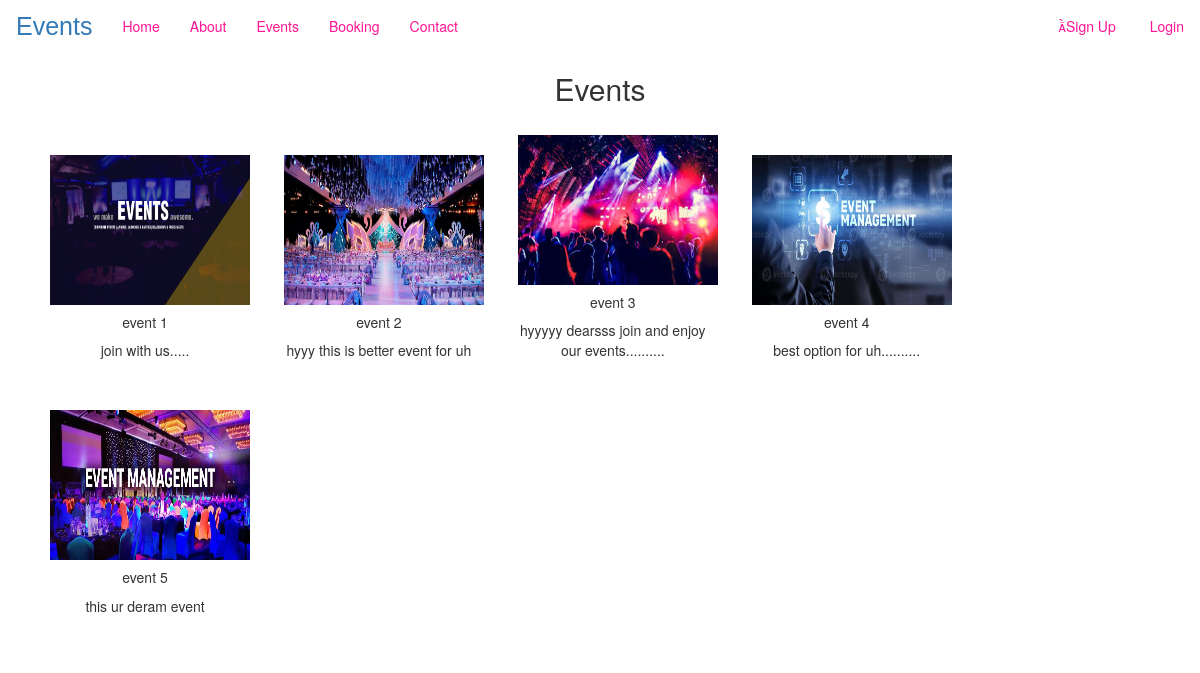
Screenshot of /events/ with the database file from the repository.
### eventapp/models.py (models this page shows, shortened)
class Event(models.Model):
    img=models.ImageField(upload_to="pic")
    name=models.CharField(max_length=50)
    desc=models.CharField(max_length=50)

### eventapp/views.py (the view)
# urls.py: path('events/',views.events,name='events'),
def events(request):
    dict_eve={
        'eve':Event.objects.all()
    }
    return render(request,'events.html',dict_eve)

### template/events.html (shortened to what this page needs)
<!DOCTYPE html>
<!DOCTYPE html>
{% extends 'base.html'%}
{% load static %}
    {%block content%}
<h2 class="text-center">Events</h2>
<div class="container">
    {% for i in eve %}
    <div class="card text-center" style="width: 19rem; display:inline-block;margin: 20px;">
        <img src="{{i.img.url}}" class="card-img-top" alt="..." height="150px" width="200px">
        <div class="card-body">
            <h5 class="card-title">{{i.name}}</h5>
            <p class="card-text">{{i.desc}}</p>
        </div>
    </div>
    {% endfor %}
</div>
{% endblock %}

### template/base.html (shortened to what this page needs)
<!DOCTYPE html>
<html lang="en">
<head>
<link rel="stylesheet" href="https://maxcdn.bootstrapcdn.com/bootstrap/3.4.1/css/bootstrap.min.css">
<link herf="https://cdn.jsdelivr.net/npm/bootstrap@4.6.2/dist/css/bootstrap.min.css" rel="stylesheet">
</head>
<body>
        <nav class="navbar navbar-big-light">
    <div class="container-fluid">
        <div class="navbar-header">
            <a class="navbar-brand" href="#">Events</a>
        </div>
        <ul class="nav navbar-nav mx-auto">
            <li class="active"><a href="{% url 'index' %}">Home</a></li>
            <li><a href="{% url 'about' %}">About</a></li>
            <li><a href="{% url 'events' %}">Events</a></li>
            <li><a href="{% url 'booking' %}">Booking</a></li>
            <li><a href="{% url 'contact' %}">Contact</a></li>
        </ul>
        <ul class="nav navbar-nav navbar-right">
            <li><a href="#"><span class="glyphicone glyphicon-user"></span>Sign Up</a></li>
            <li><a href="#"><span class="glyphicone glyphicon-log-in"></span>Login</a></li>
        </ul>
    </div>
</nav>
{%block content%}
{% endblock %}
</body>
</html>

### template/base.html (style rules this page uses)
.nav li a { color:deeppink; }
.navbar-brand { font-size: 25px; font-family: Impact, Haettenschweiler, 'Arial Narrow Bold', sans-serif; color: rgb(red, green, blue); }

### rows the page displays
Event: img (picture), name "event 1", desc "join with us....."
Event: img (picture), name "event 2", desc "hyyy this is better event for uh"
Event: img (picture), name "event 3", desc "hyyyyy dearsss join and enjoy our events.........."
Event: img (picture), name "event 4", desc "best option for uh.........."
Event: img (picture), name "event 5", desc "this ur deram event"
